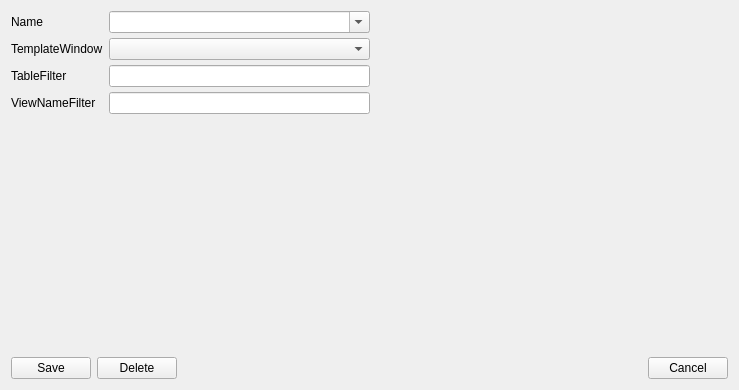
<?xml version="1.0" encoding="UTF-8"?>
<ui version="4.0">
 <class>TemplatesWidget</class>
 <widget class="QWidget" name="TemplatesWidget">
  <property name="geometry">
   <rect>
    <x>0</x>
    <y>0</y>
    <width>739</width>
    <height>390</height>
   </rect>
  </property>
  <property name="windowTitle">
   <string>Form</string>
  </property>
  <layout class="QGridLayout" name="gridLayout">
   <item row="0" column="0">
    <layout class="QHBoxLayout" name="horizontalLayout">
     <item>
      <layout class="QFormLayout" name="formLayout_3">
       <property name="fieldGrowthPolicy">
        <enum>QFormLayout::AllNonFixedFieldsGrow</enum>
       </property>
       <property name="verticalSpacing">
        <number>5</number>
       </property>
       <item row="0" column="0">
        <widget class="QLabel" name="nameLabel">
         <property name="text">
          <string>Name</string>
         </property>
        </widget>
       </item>
       <item row="0" column="1">
        <widget class="QComboBox" name="cbName">
         <property name="editable">
          <bool>true</bool>
         </property>
        </widget>
       </item>
       <item row="3" column="0">
        <widget class="QLabel" name="tableFilterLabel">
         <property name="text">
          <string>TableFilter</string>
         </property>
        </widget>
       </item>
       <item row="3" column="1">
        <widget class="QLineEdit" name="editTableFilter"/>
       </item>
       <item row="4" column="0">
        <widget class="QLabel" name="viewNameFilterLabel">
         <property name="text">
          <string>ViewNameFilter</string>
         </property>
        </widget>
       </item>
       <item row="4" column="1">
        <widget class="QLineEdit" name="editViewNameFilter"/>
       </item>
       <item row="1" column="1">
        <widget class="QComboBox" name="cbTemplateWindow">
         <property name="editable">
          <bool>false</bool>
         </property>
        </widget>
       </item>
       <item row="1" column="0">
        <widget class="QLabel" name="templateWindowLabel">
         <property name="text">
          <string>TemplateWindow</string>
         </property>
        </widget>
       </item>
      </layout>
     </item>
     <item>
      <spacer name="horizontalSpacer">
       <property name="orientation">
        <enum>Qt::Horizontal</enum>
       </property>
       <property name="sizeHint" stdset="0">
        <size>
         <width>40</width>
         <height>20</height>
        </size>
       </property>
      </spacer>
     </item>
    </layout>
   </item>
   <item row="1" column="0">
    <layout class="QHBoxLayout" name="horizontalLayout_2">
     <item>
      <widget class="QPushButton" name="btnSave">
       <property name="sizePolicy">
        <sizepolicy hsizetype="Preferred" vsizetype="Fixed">
         <horstretch>0</horstretch>
         <verstretch>0</verstretch>
        </sizepolicy>
       </property>
       <property name="text">
        <string>Save</string>
       </property>
      </widget>
     </item>
     <item>
      <widget class="QPushButton" name="btnDelete">
       <property name="text">
        <string>Delete</string>
       </property>
      </widget>
     </item>
     <item>
      <spacer name="horizontalSpacer_2">
       <property name="orientation">
        <enum>Qt::Horizontal</enum>
       </property>
       <property name="sizeType">
        <enum>QSizePolicy::MinimumExpanding</enum>
       </property>
       <property name="sizeHint" stdset="0">
        <size>
         <width>40</width>
         <height>20</height>
        </size>
       </property>
      </spacer>
     </item>
     <item>
      <widget class="QPushButton" name="btnCancel">
       <property name="text">
        <string>Cancel</string>
       </property>
      </widget>
     </item>
    </layout>
   </item>
  </layout>
 </widget>
 <resources/>
 <connections/>
</ui>
